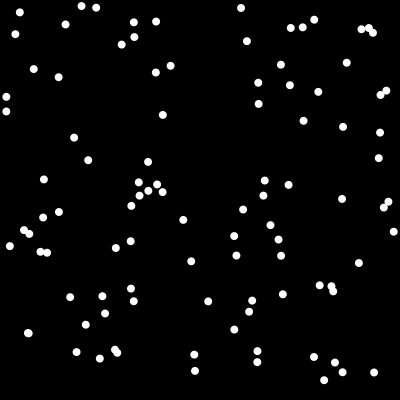
Frame 1 (no input)
Frame 60 (the mouse pressed at the canvas centre just before this capture): identical to frame 1, image omitted
Frame 120 (the mouse held since frame 60 and released just before this capture): identical to frame 1, image omitted

The Processing sketch that drew this single still picture (run headless with seeded random() and noise(); from frame 60 on, the mouse is pressed at the canvas centre):

// Processing sketch: StarField
// ── StarField.pde
Star[] stars = new Star[100];


void setup() {
  size(400, 400);
  for(int i = 0; i < stars.length; i++) {
    stars[i] = new Star();
  }  
}

void draw() {
  background(0);
 for(int i = 0; i < stars.length; i++) {
    stars[i].update();
    stars[i].show();
 }
}

// ── Star.pde
class Star {
  float x;
  float y;
  float z;

  Star() {
    x= random(0, width);
    y= random(0, height);
    z= width;
  }

void update() {
}

void show() {
  fill(255);
  noStroke();
  
  float sx = map(x/z, 0, 1, 0, width);
  float sy = map(x/z, 0, 1, 0, height);
  
  ellipse(x, y, 8, 8);
}
}
